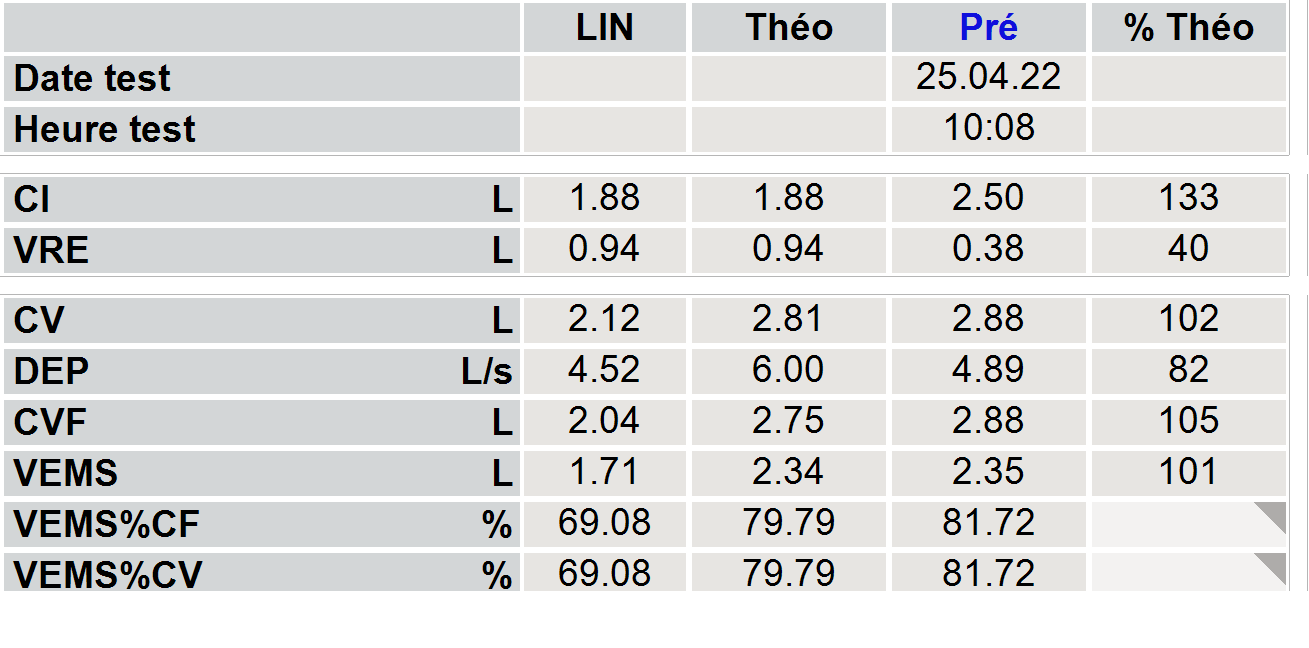
#> input picture easily.png, 1309 x 648 px
$ python ImagePreprocessor_optimized.py
#> lines starting #> are read from the running program, lines starting #| are printed output that depends on the picture; after the words box and inside, x2 and y2 are one past the last pixel; in counts of white or black regions, pixels touching at a corner belong together
#> the answer given: ..
import os
import cv2
import numpy as np
from concurrent.futures import ProcessPoolExecutor

def preprocess_image(image_path, output_folder):
    # niveau de gris
#> called with image_path = '../easily.png', output_folder = '../preprocessed_images'
    image = cv2.imread(image_path, cv2.IMREAD_GRAYSCALE)
#> image: shape (648, 1309); min 0, max 255, mean 220.4

    # redimension de l'image
    image = cv2.resize(image, None, fx=4, fy=4, interpolation=cv2.INTER_CUBIC)
#> image: shape (2592, 5236)

    # Binarisation avec un seuil fixe (seuil adaptatif ne marche pas)
    _, image = cv2.threshold(image, 100, 400, cv2.THRESH_BINARY)
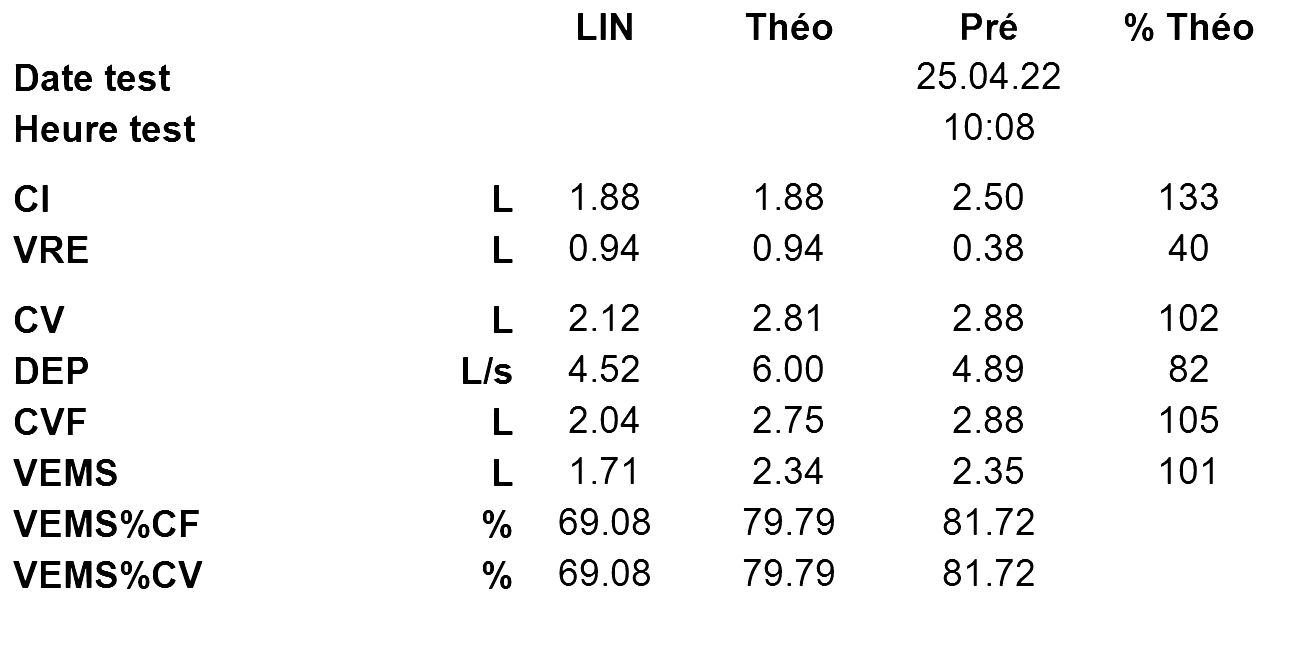
#> image: shape (2592, 5236) (shown at 1/4 size); 95.7% white; 218 black regions, largest, box (x1, y1, x2, y2) and area: (263, 1836, 366, 1944) 7523, (263, 2040, 366, 2148) 7523, (263, 2244, 366, 2352) 7523

    # erosion
    kernel = np.ones((5,5),np.uint8)  # A 5x5 kernel of ones
    image = cv2.erode(image, kernel, iterations = 1)
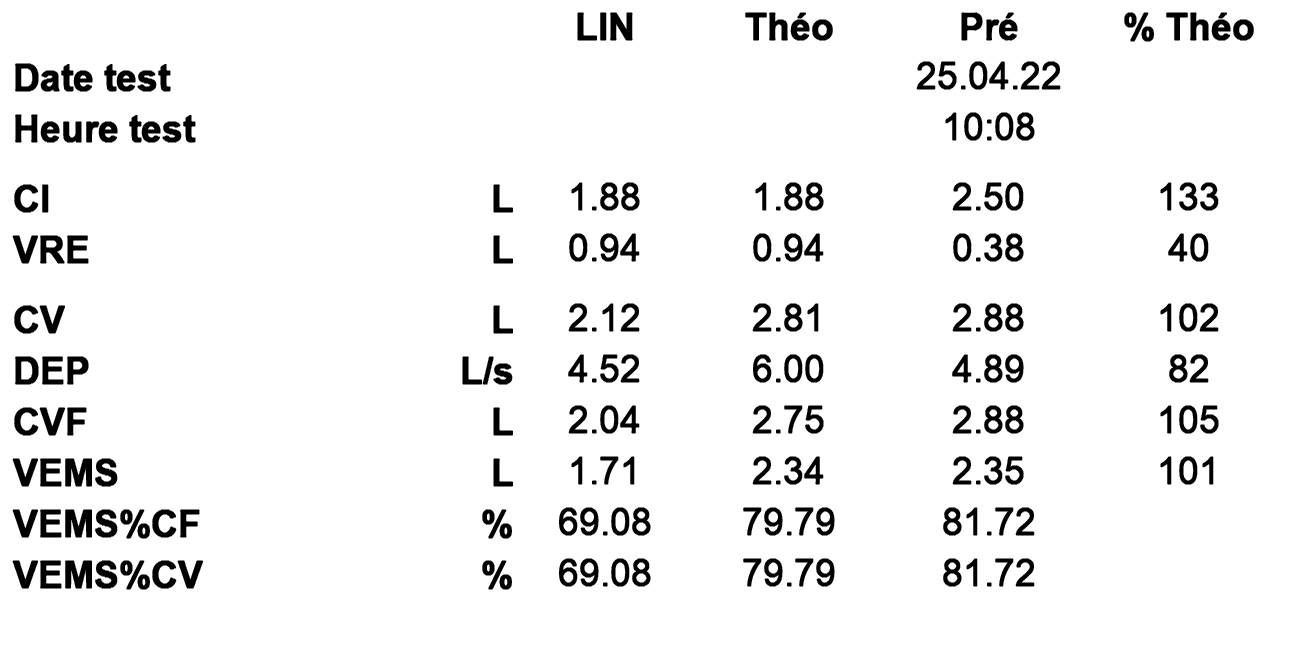
#> image: shape (2592, 5236) (shown at 1/4 size); 94.2% white; 218 black regions, largest, box (x1, y1, x2, y2) and area: (261, 1834, 368, 1946) 9284, (261, 2038, 368, 2150) 9284, (261, 2242, 368, 2354) 9284

    # Crop l'image sur le tableau d'intérêt
    image = image[1750*2:3400*2, 0:-1]
#> image = empty array

    # Enregistrement de l'image prétraitée
    base_name = os.path.splitext(os.path.basename(image_path))[0]
    preprocessed_image_path = os.path.join(output_folder, f'{base_name}_preprocessed.png')
    cv2.imwrite(preprocessed_image_path, image)
    return f"Processed {base_name}"

def process_images_in_folder(folder_path):
    output_folder = os.path.join(folder_path, "preprocessed_images")
    if not os.path.exists(output_folder):
        os.makedirs(output_folder)

    # optimisation du code : on liste et filtre les png en une seul opération
    png_files = [file for file in os.listdir(folder_path) if file.lower().endswith('.png')]

    with ProcessPoolExecutor() as executor:
        results = list(executor.map(preprocess_image,
                                    [os.path.join(folder_path, png_file) for png_file in png_files],
                                    [output_folder]*len(png_files)))
#> call 2 of preprocess_image, with image_path = '../image_test.png', output_folder = '../preprocessed_images'
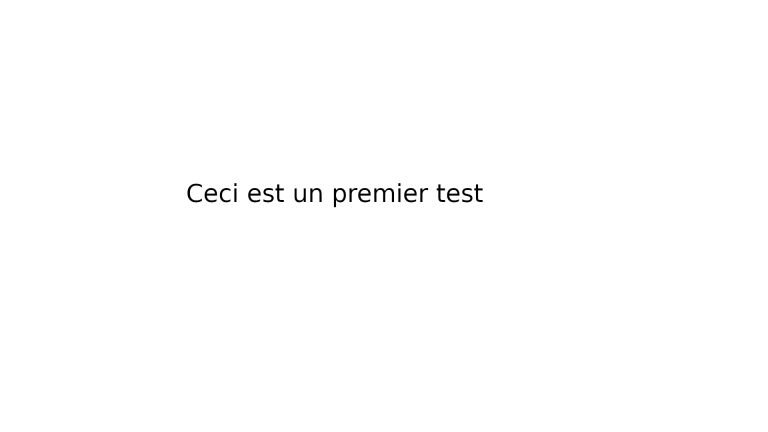
#> input picture image_test.png, 768 x 432 px
#> in preprocess_image, image is the input picture: shape (432, 768); min 0, max 255, mean 254
#> in preprocess_image (call 2), `_, image = cv2.threshold(image, 100, 400, cv2.THRESH_BINARY)`: image: shape (1728, 3072); 99.7% white; 22 black regions, largest, box (x1, y1, x2, y2) and area: (1497, 753, 1576, 808) 1501, (1336, 753, 1383, 828) 1337, (993, 753, 1042, 809) 1168
#> in preprocess_image (call 2), `image = cv2.erode(image, kernel, iterations = 1)`: image: shape (1728, 3072); 99.4% white; 22 black regions, largest, box (x1, y1, x2, y2) and area: (1495, 751, 1578, 810) 2500, (1334, 751, 1385, 830) 2171, (991, 751, 1044, 811) 1939
#> call 3 of preprocess_image, with image_path = '../test1.png', output_folder = '../preprocessed_images'
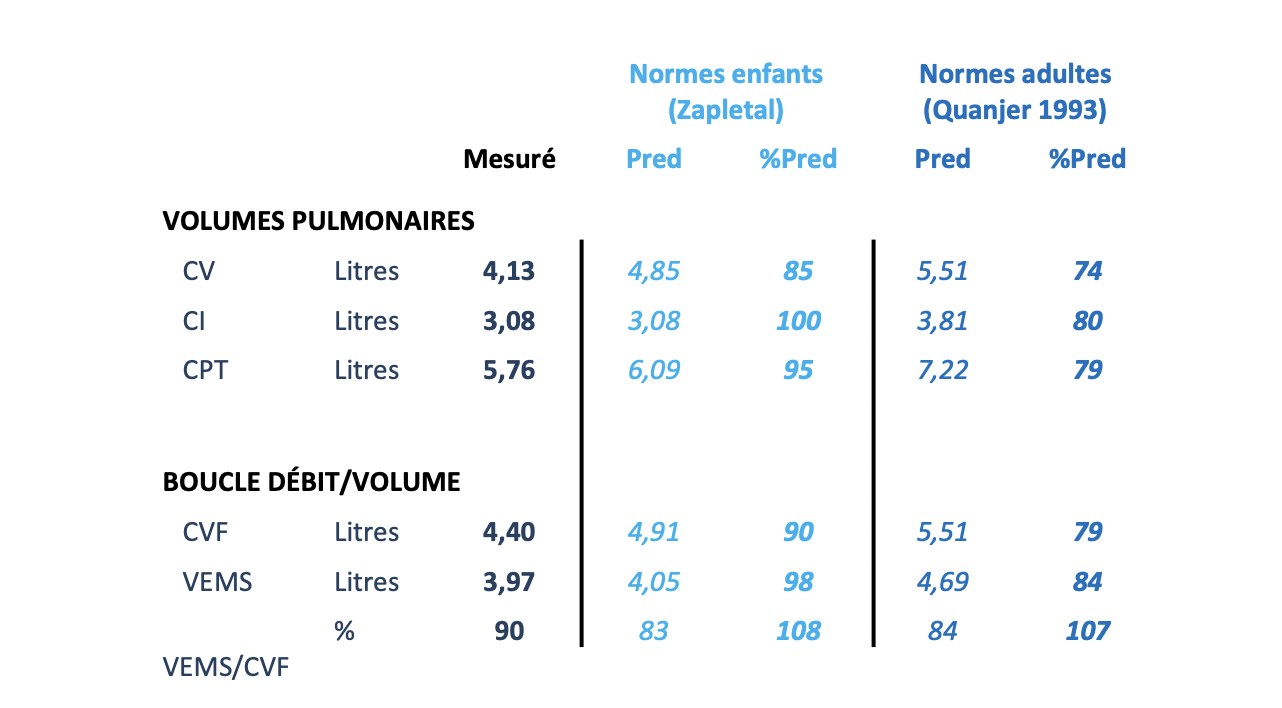
#> input picture test1.png, 1282 x 708 px
#> in preprocess_image (call 3), `_, image = cv2.threshold(image, 100, 400, cv2.THRESH_BINARY)`: image: shape (2832, 5128); 97.8% white; 201 black regions, largest, box (x1, y1, x2, y2) and area: (2319, 959, 2334, 2588) 24422, (3487, 959, 3502, 2588) 24422, (1692, 1889, 1779, 1964) 4195
#> in preprocess_image (call 3), `image = cv2.erode(image, kernel, iterations = 1)`: image: shape (2832, 5128); 96.9% white; 200 black regions, largest, box (x1, y1, x2, y2) and area: (2317, 957, 2336, 2590) 31014, (3485, 957, 3504, 2590) 31014, (1690, 1887, 1781, 1966) 5464
#> call 4 of preprocess_image, with image_path = '../test2.png', output_folder = '../preprocessed_images'
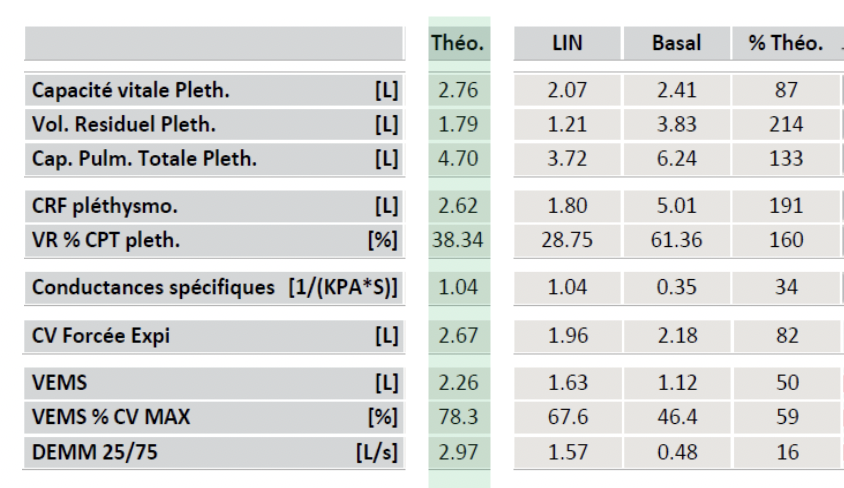
#> input picture test2.png, 844 x 488 px
#> in preprocess_image (call 4), `_, image = cv2.threshold(image, 100, 400, cv2.THRESH_BINARY)`: image: shape (1952, 3376); 96.1% white; 427 black regions (13 under 20 px), largest, box (x1, y1, x2, y2) and area: (583, 1635, 651, 1696) 2224, (231, 1635, 297, 1696) 2215, (232, 1498, 299, 1560) 2213
#> in preprocess_image (call 4), `image = cv2.erode(image, kernel, iterations = 1)`:
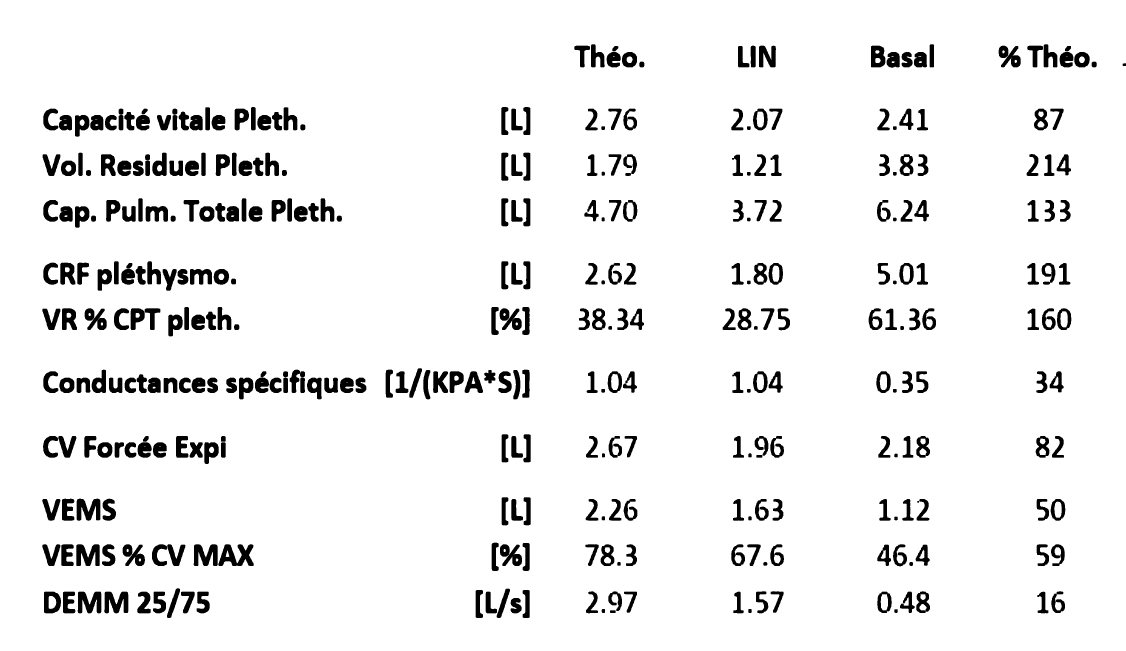
#> image: shape (1952, 3376) (shown at 1/3 size); 93.5% white; 365 black regions, largest, box (x1, y1, x2, y2) and area: (655, 1633, 761, 1698) 4010, (581, 1633, 653, 1698) 3266, (230, 1496, 301, 1562) 3261

        for message in results:
            print(message)

if __name__ == "__main__":
    folder_path = input("Enter the path of the folder containing the images to preprocess: ")
    process_images_in_folder(folder_path)
